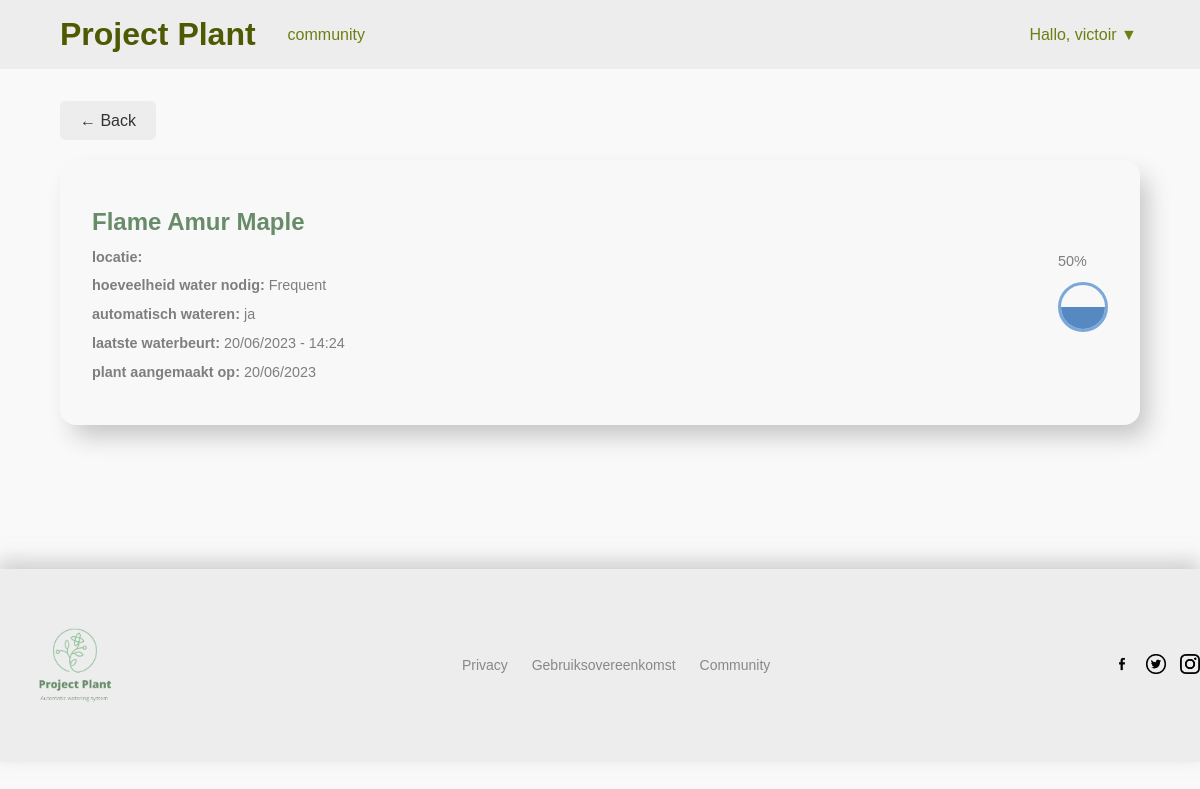
Page /plant/2 (signed in) on the committed database.
### models.py (models this page shows)
class User(db.Model):
    __tablename__ = 'users'
    id = db.Column(db.Integer, primary_key=True)
    username = db.Column(db.String(50))
    password = db.Column(db.String)
    created_at = db.Column(db.DateTime)
    updated_at = db.Column(db.DateTime)

class Plant(db.Model):
    __tablename__ = 'planten'
    id = db.Column(db.Integer, primary_key=True)
    name = db.Column(db.String(50))
    watering = db.Column(db.String)

class MyPlant(db.Model):
    __tablename__ = 'mijnPlanten'
    id = db.Column(db.Integer, primary_key=True)
    plant_id = db.Column(db.Integer, db.ForeignKey('planten.id'))
    plant = db.relationship('Plant', backref='mijnPlanten')
    user_id = db.Column(db.Integer, db.ForeignKey('users.id'))
    user = db.relationship('User', backref='mijnPlanten')
    location = db.Column(db.String)
    last_watered = db.Column(db.DateTime)
    automatic_watering = db.Column(db.Boolean)
    created_at = db.Column(db.DateTime)
    updated_at = db.Column(db.DateTime)

### app.py (the view)
@app.route('/plant/<int:plant_id>')
def plant(plant_id):
    my_plant = MyPlant.query.filter_by(id=plant_id).first()
    user = User.query.filter_by(id=session['user_id']).first()
    return render_template('plantDetail.html', my_plant=my_plant, user=user)

### app.py (called while the page is built)
@app.before_request
def require_login():
    protected_routes = ['index', 'add-plant']  # Add the names of your protected routes here
    if request.endpoint in protected_routes and 'user_id' not in session:
        return redirect(url_for('login'))

### templates/plantDetail.html (shortened to what this page needs)
<!DOCTYPE html>
<html>
<head>
    <link rel="stylesheet" href="{{ url_for('static', filename='css/style.css') }}">
</head>
<body>
    {% block content %}
        {% include 'components/header.html' %}
        <main>
            {% include 'components/buttons/backButton.html' %}
            <div class="cardDetail">
              <div>
                <h2>{{my_plant.plant.name}}</h2>
                <p><span class="b">locatie:</span> {{ my_plant.location}}</p>
                <p><span class="b">hoeveelheid water nodig:</span> {{my_plant.plant.watering}}</p>
                {% if my_plant.automatic_watering %}
                    <p><span class="b">automatisch wateren: </span>ja</p>
                {% else %}
                    <p><span class="b">automatisch wateren: </span>nee</p>
                {% endif %}
                <p><span class="b">laatste waterbeurt: </span>{{my_plant.last_watered.strftime('%d/%m/%Y - %H:%M')}}</p>
                <p><span class="b">plant aangemaakt op:</span> {{my_plant.created_at.strftime('%d/%m/%Y')}}</p>
              </div>
              <div class="druppelCard" id="plant{{ my_plant.id }}" data-percent="50">
                <p>50%</p>
                <div class="drop" >
                    <div class="fill" id="{{my_plant.id}}"></div>
                </div>
              </div>
            </div>
        </main>
        {% include 'components/footer.html' %}
    {% endblock %}
</body>
</html>

### templates/components/header.html (shortened to what this page needs)
{% extends 'index.html' %}
{% block content %}
<header>
  <div>
    <div class="header_nav">
      <h1><a href="/">Project Plant</a> </h1>
      <a href="/feed">community</a>
    </div>
    <div class="dropdown">
        <label for="dropdown-toggle" class="dropdown-label">Hallo, {{ user.username }} ▼</label>
    </div>
  </div>
</header>
{% endblock %}

### static/css/style.css (style rules this page uses)
* { margin: 0; padding: 0; box-sizing: border-box; }
body { font-family: "Poppins", sans-serif; background-color: #f9f9f9; color: #333; }
main { width: 90%; margin: 0 auto; }
.drop { width: 50px; height: 50px; border-radius: 50%; border: 3px solid rgb(122, 168, 217); transform: rotate(0deg); overflow: hidden; }
.fill { position: absolute; bottom: 0; width: 150%; height: 0; background-color: rgb(86, 137, 193); transition: height 0.3s ease-in-out; }
h2 { margin-top: 1rem; color: #688C6A; }
.b { font-weight: 600; }
header { background-color: #ededed; }
header > div { display: flex; justify-content: space-between; align-items: center; width: 90%; margin: 0 auto; padding: 1rem 0; color: #4F5902; }
.header_nav { display: flex; justify-content: space-between; align-items: center; gap: 2rem; }
.header_nav > a { color: #707d13; text-decoration: none; transition: .5s; }
header h1 a { color: #4F5902; text-decoration: none; }
.dropdown { position: relative; display: inline-block; }
.dropdown-label { padding: 1rem .2rem 1rem 1rem; right: 0; top: 0; cursor: pointer; color: #707d13; }
.cardDetail { background-color: #f8f8f8; border-radius: 1rem; margin-top: 20px; width: 100%; display: flex; justify-content: space-between; align-items: center; padding: 2rem 2rem; -webkit-box-shadow: 10px 14px 24px -3px rgba(196,196,196,1); -moz-box-shadow: 10px 14px 24px -3px rgba(196,196,196,1); box-shadow: 10px 14px 24px -3px rgba(196,196,196,1); }
.cardDetail h2 { margin-bottom: .8rem; }
.cardDetail p { margin-bottom: .8rem; font-size: .9rem; color: #7d7f7d; }
label { color: #8ABF97; }

### rows in the picture
User: username "victoir"
Plant: plant.name "Flame Amur Maple", plant.watering "Frequent"
MyPlant: last_watered "20/06/2023 - 14:24", created_at "20/06/2023"
